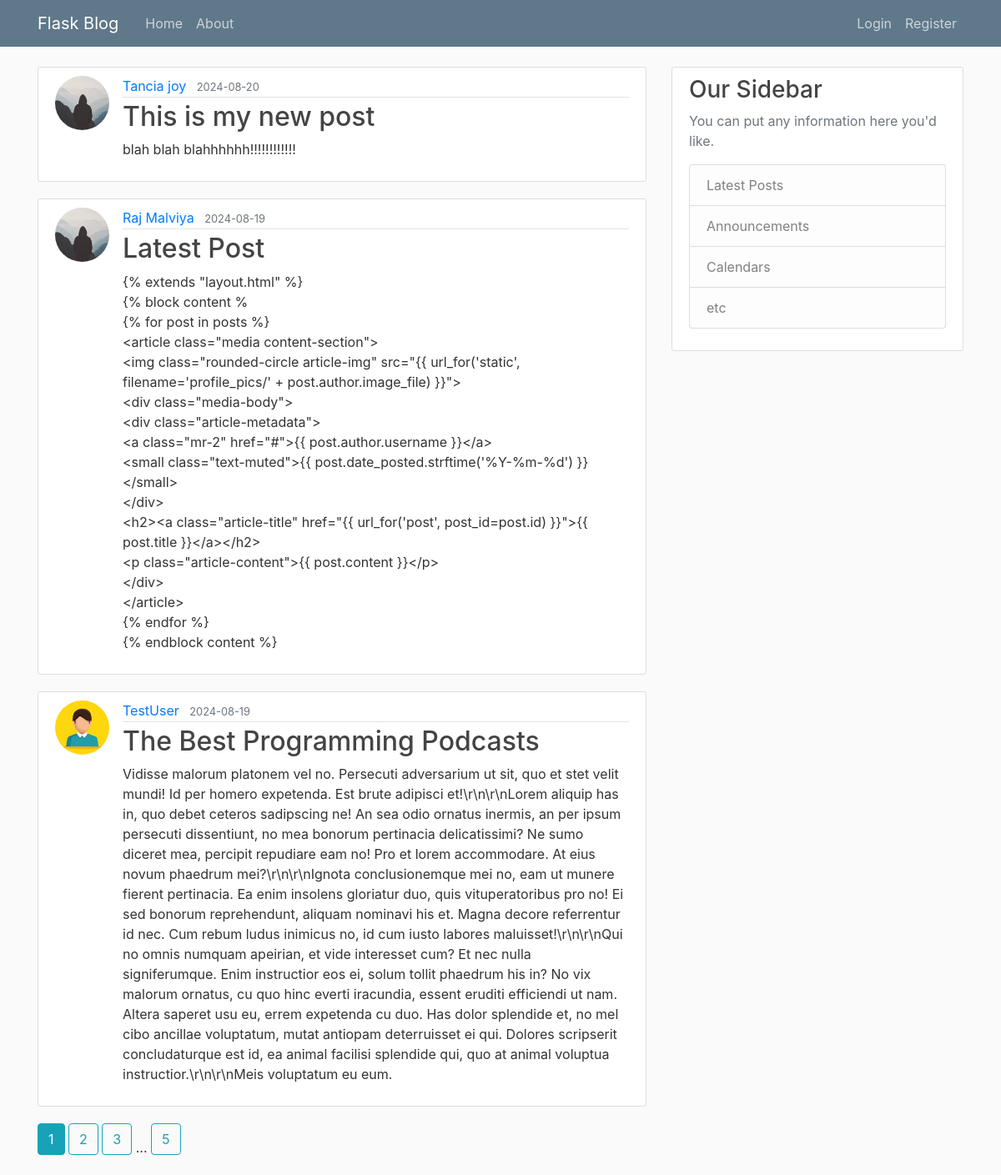
The page /home on the database its author committed.
### blog/models.py (models this page shows, shortened)
class Post(db.Model):
    id = db.Column(db.Integer, primary_key=True)
    title = db.Column(db.String(100), nullable=False)
    date_posted = db.Column(db.DateTime, nullable=False, default=datetime.utcnow)
    content = db.Column(db.Text, nullable=False)
    user_id = db.Column(db.Integer, db.ForeignKey('user.id'), nullable=False)

class User(db.Model, UserMixin):
    id = db.Column(db.Integer, primary_key=True)
    username = db.Column(db.String(20), unique=True, nullable=False)
    email = db.Column(db.String(120), unique=True, nullable=False)
    image_file = db.Column(db.String(20), nullable=False, default='default.jpg')
    password = db.Column(db.String(60), nullable=False)
    posts = db.relationship('Post', backref='author', lazy=True)

### blog/main/routes.py (the view)
@main.route("/")
@main.route("/home")
def home():
    page = request.args.get('page', 1, type=int)
    posts = Post.query.order_by(Post.date_posted.desc()).paginate(page=page, per_page=3)
    return render_template('home.html', posts=posts)

### blog/templates/home.html
{% extends "layout.html" %}
{% block content %}
    {% for post in posts.items %}
    <article class="media content-section">
      <img class="rounded-circle article-img" src="{{ url_for('static', filename='profile_pics/' + post.author.image_file) }}">
        <div class="media-body">
          <div class="article-metadata">
            <a class="mr-2" href="{{ url_for('users.user_posts', username=post.author.username) }}">{{ post.author.username }}</a>
            <small class="text-muted">{{ post.date_posted.strftime('%Y-%m-%d') }}</small>
          </div>
          <h2><a class="article-title" href="{{ url_for('posts.post', post_id=post.id) }}">{{ post.title }}</a></h2>
          <p class="article-content">{{ post.content }}</p>
        </div>
    </article>
    {% endfor %}
    {% for page_num in posts.iter_pages(left_edge=1, right_edge=1, left_current=1, right_current=2) %}
      {% if page_num %}
        {% if posts.page == page_num %}
          <a class="btn btn-info mb-4" href="{{ url_for('main.home', page=page_num) }}">{{ page_num }}</a>
        {% else %}
        <a class="btn btn-outline-info mb-4" href="{{ url_for('main.home', page=page_num) }}">{{ page_num }}</a>
        {% endif %}
      {% else %}
        ...
      {% endif %}
    {% endfor %}
{% endblock content %}

### blog/templates/layout.html (shortened to what this page needs)
<!DOCTYPE html>
<html>
    <head>
        <link rel="stylesheet" href="https://cdn.jsdelivr.net/npm/bootstrap@4.4.1/dist/css/bootstrap.min.css">
        <link rel="stylesheet" type="text/css" href="{{ url_for('static', filename='main.css')}}">
    </head>
    <body>
        <header class="site-header">
            <nav class="navbar navbar-expand-md navbar-dark bg-steel fixed-top">
              <div class="container">
                <a class="navbar-brand mr-4" href="/">Flask Blog</a>
                <div class="collapse navbar-collapse" id="navbarToggle">
                  <div class="navbar-nav mr-auto">
                    <a class="nav-item nav-link" href="{{ url_for('main.home') }}">Home</a>
                    <a class="nav-item nav-link" href="{{ url_for('main.about') }}">About</a>
                  </div>
                  <div class="navbar-nav">
                    {% if current_user.is_authenticated %}
                      <a class="nav-item nav-link" href="{{ url_for('posts.new_post') }}">New Post</a>
                      <a class="nav-item nav-link" href="{{ url_for('users.account') }}">Account</a>
                      <a class="nav-item nav-link" href="{{ url_for('users.logout') }}">logout</a>
                    {% else %}
                      <a class="nav-item nav-link" href="{{ url_for('users.login') }}">Login</a>
                      <a class="nav-item nav-link" href="{{ url_for('users.register') }}">Register</a>
                    {% endif %}
                  </div>
                </div>
              </div>
            </nav>
        </header>
        <main role="main" class="container">
            <div class="row">
              <div class="col-md-8">
                {% block content %}{% endblock %}
              </div>
              <div class="col-md-4">
                <div class="content-section">
                  <h3>Our Sidebar</h3>
                  <p class='text-muted'>You can put any information here you'd like.
                    <ul class="list-group">
                      <li class="list-group-item list-group-item-light">Latest Posts</li>
                      <li class="list-group-item list-group-item-light">Announcements</li>
                      <li class="list-group-item list-group-item-light">Calendars</li>
                      <li class="list-group-item list-group-item-light">etc</li>
                    </ul>
                  </p>
                </div>
              </div>
            </div>
        </main>
    </body>
</html>

### blog/static/main.css (style rules this page uses)
body { background: #fafafa; color: #333333; margin-top: 5rem; }
h1, h2, h3, h4, h5, h6 { color: #444444; }
.bg-steel { background-color: #5f788a; }
.site-header .navbar-nav .nav-link { color: #cbd5db; }
.content-section { background: #ffffff; padding: 10px 20px; border: 1px solid #dddddd; border-radius: 3px; margin-bottom: 20px; }
.article-title { color: #444444; }
.article-content { white-space: pre-line; }
.article-img { height: 65px; width: 65px; margin-right: 16px; }
.article-metadata { padding-bottom: 1px; margin-bottom: 4px; border-bottom: 1px solid #e3e3e3 }

### rows shown on the page
Post: image_file (picture), author.username "Tancia joy", date_posted "2024-08-20", title "This is my new post", content "blah blah blahhhhhh!!!!!!!!!!!!"
Post: image_file (picture), author.username "Raj Malviya", date_posted "2024-08-19", title "Latest Post", content "{% extends \"layout.html\" %} {% block content % {% for post in posts %} <article class=\"media content-section\"> <img class=\"rounded-circle article-img\" src=\"{{ url_for('static', filename='profile_pics/' + post.author.image_file) }}\"> <div class=\"media-body\"> <div class=\"article-metadata\"> <a class=\"mr-2\" href=\"#\">{{ post.author.username }}</a> <small class=\"text-muted\">{{ post.date_posted.strftime('%Y-%m-%d') }}</small> </div> <h2><a class=\"article-title\" href=\"{{ url_for('post', post_id=post.id) }}\">{{ post.title }}</a></h2> <p class=\"article-content\">{{ post.content }}</p> </div> </article> {% endfor %} {% endblock content %}"
Post: image_file (picture), author.username "TestUser", date_posted "2024-08-19", title "The Best Programming Podcasts", content "Vidisse malorum platonem vel no. Persecuti adversarium ut sit, quo et stet velit mundi! Id per homero expetenda. Est brute adipisci et!\\r\\n\\r\\nLorem aliquip has in, quo debet ceteros sadipscing ne! An sea odio ornatus inermis, an per ipsum persecuti dissentiunt, no mea bonorum pertinacia delicatissimi? Ne sumo diceret mea, percipit repudiare eam no! Pro et lorem accommodare. At eius novum phaedrum mei?\\r\\n\\r\\nIgnota conclusionemque mei no, eam ut munere fierent pertinacia. Ea enim insolens gloriatur duo, quis vituperatoribus pro no! Ei sed bonorum reprehendunt, aliquam nominavi his et. Magna decore referrentur id nec. Cum rebum ludus inimicus no, id cum iusto labores maluisset!\\r\\n\\r\\nQui…"

### other values the page prints
{{ page_num }} "1"
{{ page_num }} "2" "3" "5"
